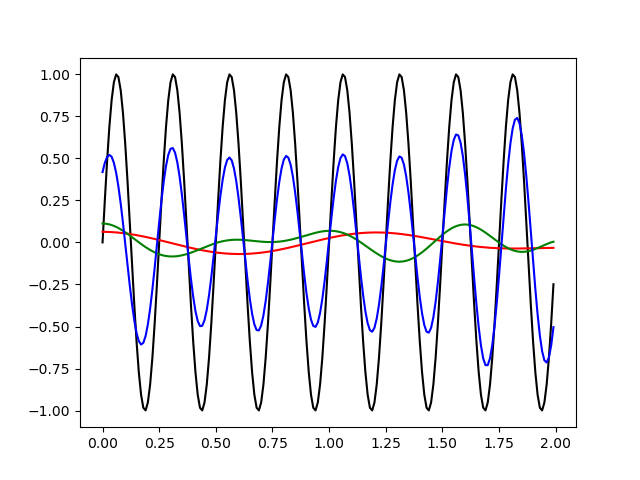

Source code (Python):
import time
import numpy as np
import pandas as pd
from brainflow.board_shim import BoardShim, BrainFlowInputParams, LogLevels, BoardIds
from brainflow.data_filter import DataFilter, FilterTypes
from datetime import datetime, timedelta
from pprint import pprint 
import matplotlib.pyplot as plt
from scipy.signal import butter, lfilter, lfilter_zi, filtfilt, sosfiltfilt, sosfilt, sosfilt_zi

def butter_bandpass(lowcut, highcut, fs, order):
    nyq = fs * 0.5 
    low = lowcut / nyq 
    high = highcut / nyq 
    return butter(order, [low, high], btype="bandpass", output='sos')

def butter_bandpass_filter(data, lowcut, highcut, fs, order):
    sos = butter_bandpass(lowcut, highcut, fs, order)
    filtered = sosfiltfilt(sos, data)
    return filtered

freq = 4
time_ = np.arange(0, 2, 0.01)
print(time_)
signal = np.sin(2* np.pi* freq * time_)

# filtered = butter_bandpass_filter(signal, 1, 2, 200, 3)
# filtered2 = butter_bandpass_filter(signal, 2, 4, 200, 3)
# filtered3 = butter_bandpass_filter(signal, 4, 16, 200, 3)

filtered = np.copy(signal)
filtered2 = np.copy(signal)
filtered3 = np.copy(signal)
DataFilter.perform_bandpass(filtered, sampling_rate=100, \
    start_freq=1, stop_freq=2, order=4, 
    filter_type=FilterTypes.BUTTERWORTH_ZERO_PHASE, ripple=0)
DataFilter.perform_bandpass(filtered2, sampling_rate=100, \
    start_freq=2, stop_freq=3, order=4, 
    filter_type=FilterTypes.BUTTERWORTH_ZERO_PHASE, ripple=0)
DataFilter.perform_bandpass(filtered3, sampling_rate=100, \
    start_freq=3, stop_freq=8, order=4, 
    filter_type=FilterTypes.BUTTERWORTH_ZERO_PHASE, ripple=0)

plt.plot(time_, signal, color="black")
plt.plot(time_, filtered, color="red")
plt.plot(time_, filtered2, color="green")
plt.plot(time_, filtered3, color="blue")
plt.savefig("test_filtering_bf_bw_zp.png") 
plt.show()
